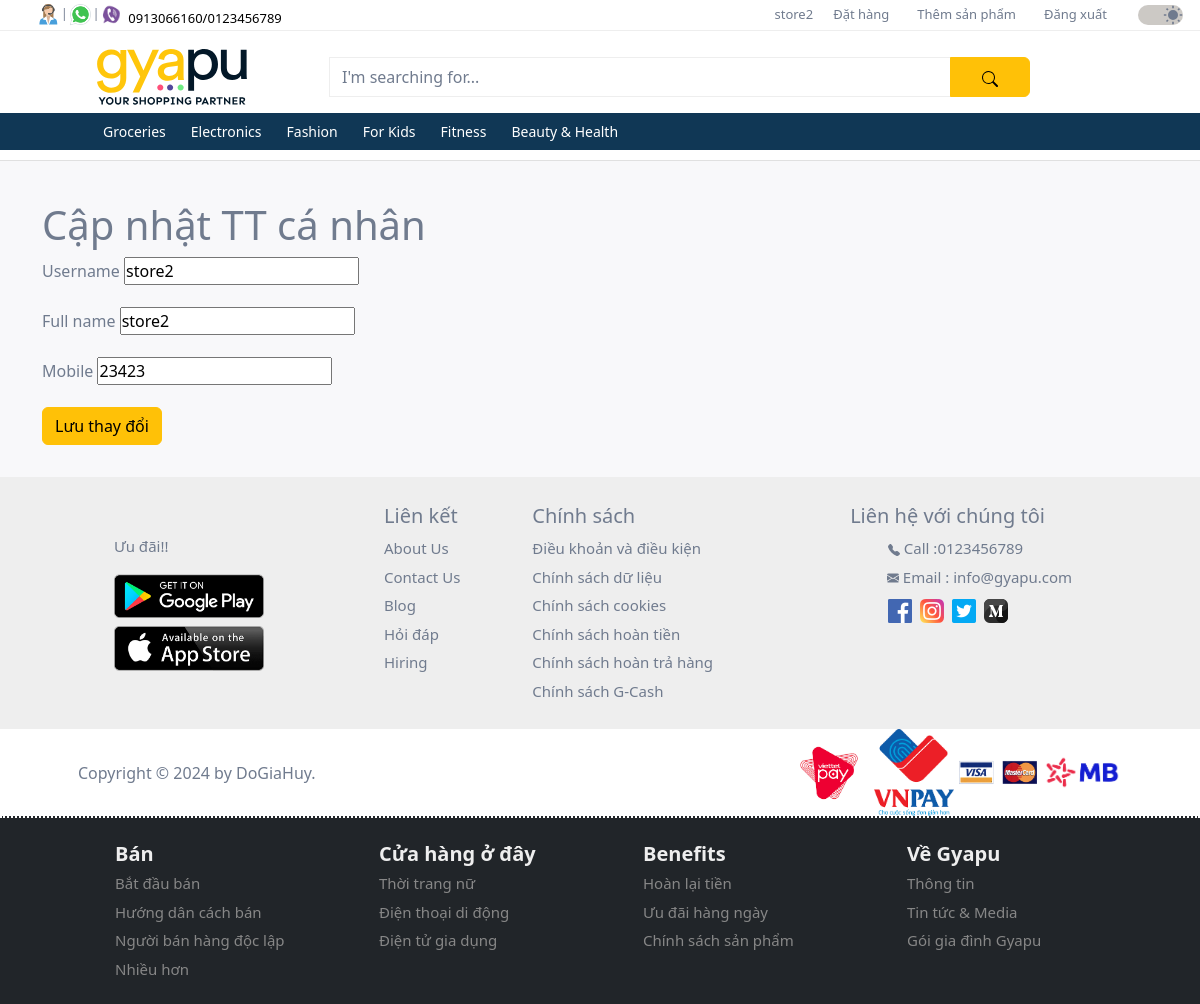
The app's page /profile/update/ (signed in) with its own data.
### user/models.py (models this page shows, shortened)
class CustomUser(AbstractUser):
  id = models.UUIDField(
    primary_key = True,
    default = uuid.uuid4,
    editable = False
  )
  full_name = models.CharField(max_length=50, default='Default Name')
  mobile = models.CharField(max_length=10, blank=False, null=False)

### products/models.py (models this page shows, shortened)
class Category(models.Model):
  id = models.UUIDField(
    primary_key = True,
    default = uuid.uuid4,
    editable = False
  )
  name = models.CharField(max_length=255)
  description = models.TextField(blank=True)
  parent = models.ForeignKey('self', on_delete=models.CASCADE, null=True, blank=True, related_name='children')
  class Meta:
    verbose_name_plural = 'Categories'

### user/views.py (the view, shortened to what this page needs)
# urls.py: path('profile/update/', ProfileUpdateView.as_view(), name='profile_update'),
class ProfileUpdateView(LoginRequiredMixin, UpdateView):
  model = Profile
  form_class = ProfileForm
  template_name = 'account/profile_update.html'
  success_url = '/profile/'
  def get_object(self, queryset=None):
    return self.request.user.profile
  def get_form(self, form_class=None):
    form = super().get_form(form_class)
    form.fields.pop('email', None)
    if self.request.user.groups.filter(name='store').exists():
      form.fields.pop('gender', None)
      form.fields.pop('birth_date', None)
    return form

### user/forms.py (shortened to what this page needs)
class ProfileForm(forms.ModelForm):
  username = forms.CharField(max_length=255)
  email = forms.EmailField()
  full_name = forms.CharField(max_length=255)
  mobile = forms.CharField(max_length=10)
  class Meta:
    model = Profile
    fields = ['username', 'email', 'full_name', 'mobile', 'birth_date', 'gender']
  def __init__(self, *args, **kwargs):
    super(ProfileForm, self).__init__(*args, **kwargs)
    if self.instance and self.instance.user:
      self.fields['username'].initial = self.instance.user.username
      self.fields['full_name'].initial = self.instance.user.full_name
      self.fields['mobile'].initial = self.instance.user.mobile

### products/context_processors.py (called while the page is built)
def categories(request):
  categories = Category.objects.filter(parent__isnull=True)
  return {'categories': categories}

### user/context_processors.py (called while the page is built)
def user_group(request):
  user_belong_to_store = request.user.groups.filter(name='store').exists()
  return {'user_belong_to_store': user_belong_to_store}

### user/templates/account/profile_update.html (shortened to what this page needs)
{% extends "_base.html" %}
{% block content%}
  <h1>Cập nhật TT cá nhân</h1>
  <div class="mb-3">
    <form method="post">
      {% for field in form %}
        <div class="mb-3">
          <label for="{{ field.id_for_label }}" class="form-label">{{ field.label }}</label>
          {{ field }}
        </div>
      {% endfor %}
      <button type="submit" class="btn btn-warning">Lưu thay đổi</button>
    </form>
  </div>
{% endblock content %}

### user/templates/homepage/upper_navbar.html (shortened to what this page needs)
{% load static %}
<nav class="navbar navbar-expand-lg first-nav">
  <div class="container-fluid d-flex">
    <div class="contact-icons ms-4 d-none d-lg-block">
      <div class="d-flex">
        <div class="d-flex">
          <div class="tooltip px-0">
            <img src="{% static "images/icons/contact.svg" %}" alt="phone">
          </div>
          <span class="pt-1">|</span>
        </div>
        <div class="d-flex">
          <div class="tooltip px-0">
            <img src="{% static "images/icons/whatsapp.png" %}" alt="whatsapp">
          </div>
          <span class="pt-1">|</span>
        </div>
        <div>
          <div class="tooltip px-0">
            <img src="{% static "images/icons/viber.png" %}" alt="viber">
          </div>
        </div>
        <div class="mt-1">
          <a class="phone-number ps-1" href="#">
            0913066160/0123456789
          </a>
        </div>
      </div>
    </div>
    <div class="menu flex-grow-1">
      <div class="collapse navbar-collapse justify-content-end" id="collapsibleNavbar">
        <ul class="navbar-nav">
          {% if user.is_authenticated %}
            <li class="nav-item">
              <a href="{% url 'profile_detail' %}">{{ user.username }}</a>
            </li>
            <li class="nav-item">
              <a href="{% url 'order_list' %}">Đặt hàng</a>
            </li>
            <li class="nav-item">
              {% if user_belong_to_store %}
                <a class="nav-link py-0" href="{% url 'product_add' %}">Thêm sản phẩm</a>
              {% else %}
                <a class="nav-link py-0" href="{% url 'address_list' %}">Địa chỉ</a>
              {% endif %}
            </li>
            <li class="nav-item">
              <a href="{% url 'account_logout' %}">Đăng xuất</a>
            </li>
          {% else %}
            <li class="nav-item">
              <a class="nav-link py-0" href="{% url 'store_login' %}">Bán sản phẩm của bạn</a>
            </li>
          {% endif %}
        </ul>
      </div>
    </div>
    <div class="accessibilities">
      <div class="d-flex justify-content-end">
        <div class="switch">
          <div class="form-check form-switch ms-3">
            <input class="form-check-input" type="checkbox" id="toggleswitch" value="yes" checked>
          </div>
        </div>
      </div>
    </div>
  </div>
</nav>

### user/templates/homepage/lower_navbar.html (shortened to what this page needs)
{% load static %}
<nav class="navbar navbar-expand-xl d-flex flex-column second-nav" id="secondNav">
  <div class="container">
    <div class="d-flex flex-row container-fluid gyapu-head">
      <a class="navbar-brand" href="
        {% if not user_belong_to_store %}
          {% url 'home' %}
        {% else %}
          {% url 'store_dashboard' %}
        {% endif %}
      ">
        <img class="img-fluid" id="gyapu-head" src="{% static "images/gyapu-header-lightmode.svg" %}" alt="gyapu brand logo">
      </a>
      <form class="input-group mt-3 mb-3" method="get" action="{% url 'search_results' %}">
        <input type="text" class="form-control" placeholder="I'm searching for..." name="query">
        <button class="btn btn-warning" type="submit">
        </button>
      </form>
    </div>
  </div>
  <div class="dropdown-nav">
    <div class="container">
      <div class="collapse navbar-collapse" id="mynavbar">
        <ul class="navbar-nav">
          {% for category in categories %}
            <li class="nav-item dropdown">
              <a class="nav-link dropbtn" href="{% url 'product_by_category' category.name %}">{{ category.name }}</a>
            </li>
          {% endfor %}
        </ul>
      </div>
    </div>
  </div>
</nav>

### user/static/css/style.css (style rules this page uses)
* { margin: 0; padding: 0; scroll-behavior: smooth; }
:root { --backgroundColor: #ffffff; --featureListBgColor: #F8F8FA; --cardBgColor: #ffffff; --contactsBgColor: #EEEEEE; --toggleswitchBgColor: #CCC9C5; --textColor: #707B8E; --priceColor: #103755; --buttomnavColor: #103755; --border: #eeeeee; --controlColor: #606775; --phoneColor: #000000; --navAnchorHover: #000000; --inputBorderSelection: #eeeeee; --topicColorHover: #000000; --gyapuHeader: #031828; --cardHoverBoxShadow: 0 2px 4px 0 rgba(158, 155, 155, 0.19), 0 4px 10px 0 rgba(158, 155, 155, 0.19); }
body { color: var(--textColor); background-color: var(--backgroundColor); }
.first-nav { height: 30px; z-index: 3; background-color: var(--backgroundColor); }
.first-nav a { text-decoration: none; color: var(--textColor); }
.first-nav .contact-icons img { width: 25px; height: 25px; }
.first-nav .contact-icons span { font-size: 12px; color: var(--textColor); }
.phone-number { font-size: 13px; color: var(--phoneColor) !important; }
#collapsibleNavbar { font-size: 13px; }
#collapsibleNavbar ul li { padding: 0 10px; }
#collapsibleNavbar a { color: var(--textColor); }
.switch { margin-top: -5px; margin-left: 15px; }
.switch .form-check-input { font-size: 20px; width: 45px; background-color: var(--toggleswitchBgColor); border: none; cursor: pointer; }
.switch .form-switch .form-check-input { background-image: url("/static/images/moon.svg"); }
.switch .form-switch .form-check-input:checked { background-image: url("/static/images/sun.svg"); }
.second-nav { width: 100%; margin: 0; padding-top: 10px; padding-bottom: 0; background-color: var(--backgroundColor); z-index: 2; border-top: 1px solid var(--border); }
.second-nav .container .container-fluid { width: 1000px; }
.second-nav .container .container-fluid a { margin: auto; }
.second-nav img { width: 150px !important; min-width: 100px; }
.second-nav form { max-width: 700px !important; height: 40px; margin-left: 40px; }
.second-nav form input { background: transparent; border: 1px solid var(--border); }
.second-nav form input::placeholder { color: var(--textColor); }
.form-control { color: var(--textColor) !important; }
.second-nav form button { width: 80px; }
#mynavbar a { color: var(--textColor); }
.tooltip { position: relative; font-size: 16px; display: inline-block; opacity: 1; }
.dropdown-nav { width: 100%; background-color: #103755; z-index: 2; }
.dropdown-nav .container { padding-left: 65px; }
.dropbtn { color: #ffffff !important; font-size: 14px; margin-right: 9px; }
.dropdown, .dropleft, .sub-dropleft { position: relative; display: inline-block; }
@media only screen and (max-width: 1200px) { .second-nav { padding-bottom: 10px; border-bottom: 1px solid #e0e0e0; } }

### records on screen
CustomUser: username "store2", form "store2" "store2" "23423"
Category: name "Groceries"
Category: name "Electronics"
Category: name "Fashion"
Category: name "For Kids"
Category: name "Fitness"
Category: name "Beauty & Health"

### other values on screen
{{ field.label }} "Username" "Full name" "Mobile"
